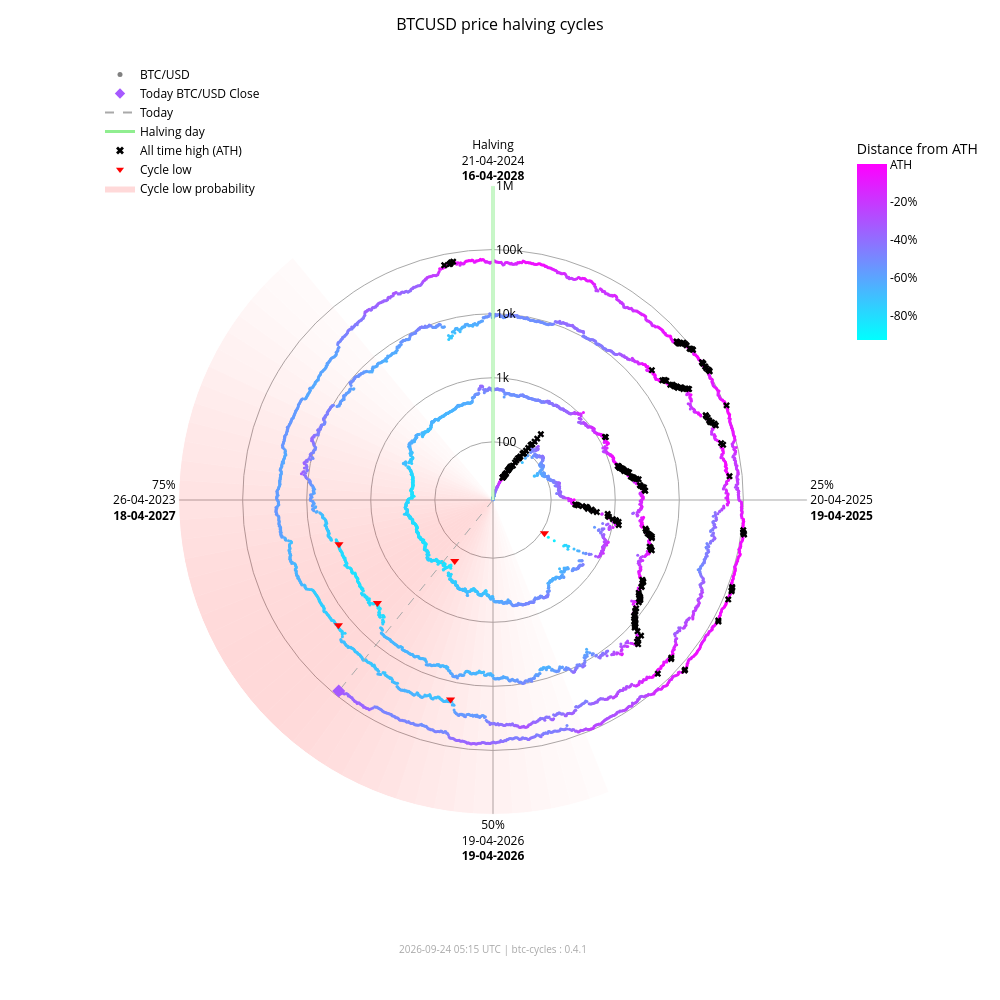

Notebook source saved alongside this figure:
### Markdown cell above
### Interactive chart (plotly)

### Code cell
fig_interactive = btc.plot(
    kind="interactive",
    from_date="2012-11-28",
)
# plotly config for interactivity
config = {"scrollZoom": True, "displayModeBar": True}
# display in notebook
fig_interactive.show(config=config)

### Figure 1 — Plotly figure (JSON) as saved in the notebook; plotly's stock layout.template omitted (floating-point values rounded to 4 significant figures; data arrays with more than 128 entries replaced by an {"elided": "..."} marker saying what was removed)
{"data": [{"fill": "toself", "fillcolor": "rgba(255,0,0,0.017168280509461755)", "hoverinfo": "skip", "line": {"width": 0}, "mode": "lines", "r": [12.35, 1000000, 1000000, 12.35, 12.35], "showlegend": false, "theta": [158.4, 158.4, 162.0, 162.0, 158.4], "type": "scatterpolar"}, {"fill": "toself", "fillcolor": "rgba(255,0,0,0.022114794501891175)", "hoverinfo": "skip", "line": {"width": 0}, "mode": "lines", "r": [12.35, 1000000, 1000000, 12.35, 12.35], "showlegend": false, "theta": [162.0, 162.0, 165.6, 165.6, 162.0], "type": "scatterpolar"}, {"fill": "toself", "fillcolor": "rgba(255,0,0,0.02790404259511669)", "hoverinfo": "skip", "line": {"width": 0}, "mode": "lines", "r": [12.35, 1000000, 1000000, 12.35, 12.35], "showlegend": false, "theta": [165.6, 165.6, 169.2, 169.2, 165.6], "type": "scatterpolar"}, {"fill": "toself", "fillcolor": "rgba(255,0,0,0.034518294852420334)", "hoverinfo": "skip", "line": {"width": 0}, "mode": "lines", "r": [12.35, 1000000, 1000000, 12.35, 12.35], "showlegend": false, "theta": [169.2, 169.2, 172.8, 172.8, 169.2], "type": "scatterpolar"}, {"fill": "toself", "fillcolor": "rgba(255,0,0,0.041901979682821514)", "hoverinfo": "skip", "line": {"width": 0}, "mode": "lines", "r": [12.35, 1000000, 1000000, 12.35, 12.35], "showlegend": false, "theta": [172.8, 172.8, 176.4, 176.4, 172.8], "type": "scatterpolar"}, {"fill": "toself", "fillcolor": "rgba(255,0,0,0.04996405861294358)", "hoverinfo": "skip", "line": {"width": 0}, "mode": "lines", "r": [12.35, 1000000, 1000000, 12.35, 12.35], "showlegend": false, "theta": [176.4, 176.4, 180.0, 180.0, 176.4], "type": "scatterpolar"}, {"fill": "toself", "fillcolor": "rgba(255,0,0,0.05858349692240514)", "hoverinfo": "skip", "line": {"width": 0}, "mode": "lines", "r": [12.35, 1000000, 1000000, 12.35, 12.35], "showlegend": false, "theta": [180.0, 180.0, 183.6, 183.6, 180.0], "type": "scatterpolar"}, {"fill": "toself", "fillcolor": "rgba(255,0,0,0.06761662035375064)", "hoverinfo": "skip", "line": {"width": 0}, "mode": "lines", "r": [12.35, 1000000, 1000000, 12.35, 12.35], "showlegend": false, "theta": [183.6, 183.6, 187.2, 187.2, 183.6], "type": "scatterpolar"}, {"fill": "toself", "fillcolor": "rgba(255,0,0,0.07690481219944661)", "hoverinfo": "skip", "line": {"width": 0}, "mode": "lines", "r": [12.35, 1000000, 1000000, 12.35, 12.35], "showlegend": false, "theta": [187.2, 187.2, 190.8, 190.8, 187.2], "type": "scatterpolar"}, {"fill": "toself", "fillcolor": "rgba(255,0,0,0.08628112000611096)", "hoverinfo": "skip", "line": {"width": 0}, "mode": "lines", "r": [12.35, 1000000, 1000000, 12.35, 12.35], "showlegend": false, "theta": [190.8, 190.8, 194.4, 194.4, 190.8], "type": "scatterpolar"}, {"fill": "toself", "fillcolor": "rgba(255,0,0,0.09557490841018089)", "hoverinfo": "skip", "line": {"width": 0}, "mode": "lines", "r": [12.35, 1000000, 1000000, 12.35, 12.35], "showlegend": false, "theta": [194.4, 194.4, 198.0, 198.0, 194.4], "type": "scatterpolar"}, {"fill": "toself", "fillcolor": "rgba(255,0,0,0.10461455782963762)", "hoverinfo": "skip", "line": {"width": 0}, "mode": "lines", "r": [12.35, 1000000, 1000000, 12.35, 12.35], "showlegend": false, "theta": [198.0, 198.0, 201.6, 201.6, 198.0], "type": "scatterpolar"}, {"fill": "toself", "fillcolor": "rgba(255,0,0,0.11322908719652829)", "hoverinfo": "skip", "line": {"width": 0}, "mode": "lines", "r": [12.35, 1000000, 1000000, 12.35, 12.35], "showlegend": false, "theta": [201.6, 201.6, 205.2, 205.2, 201.6], "type": "scatterpolar"}, {"fill": "toself", "fillcolor": "rgba(255,0,0,0.12125015337052986)", "hoverinfo": "skip", "line": {"width": 0}, "mode": "lines", "r": [12.35, 1000000, 1000000, 12.35, 12.35], "showlegend": false, "theta": [205.2, 205.2, 208.8, 208.8, 205.2], "type": "scatterpolar"}, {"fill": "toself", "fillcolor": "rgba(255,0,0,0.12851590515331976)", "hoverinfo": "skip", "line": {"width": 0}, "mode": "lines", "r": [12.35, 1000000, 1000000, 12.35, 12.35], "showlegend": false, "theta": [208.8, 208.8, 212.4, 212.4, 208.8], "type": "scatterpolar"}, {"fill": "toself", "fillcolor": "rgba(255,0,0,0.13487757461161184)", "hoverinfo": "skip", "line": {"width": 0}, "mode": "lines", "r": [12.35, 1000000, 1000000, 12.35, 12.35], "showlegend": false, "theta": [212.4, 212.4, 216.0, 216.0, 212.4], "type": "scatterpolar"}, {"fill": "toself", "fillcolor": "rgba(255,0,0,0.14020862181849592)", "hoverinfo": "skip", "line": {"width": 0}, "mode": "lines", "r": [12.35, 1000000, 1000000, 12.35, 12.35], "showlegend": false, "theta": [216.0, 216.0, 219.6, 219.6, 216.0], "type": "scatterpolar"}, {"fill": "toself", "fillcolor": "rgba(255,0,0,0.14441504950654527)", "hoverinfo": "skip", "line": {"width": 0}, "mode": "lines", "r": [12.35, 1000000, 1000000, 12.35, 12.35], "showlegend": false, "theta": [219.6, 219.6, 223.2, 223.2, 219.6], "type": "scatterpolar"}, {"fill": "toself", "fillcolor": "rgba(255,0,0,0.14744459351271713)", "hoverinfo": "skip", "line": {"width": 0}, "mode": "lines", "r": [12.35, 1000000, 1000000, 12.35, 12.35], "showlegend": false, "theta": [223.2, 223.2, 226.8, 226.8, 223.2], "type": "scatterpolar"}, {"fill": "toself", "fillcolor": "rgba(255,0,0,0.14929223192296423)", "hoverinfo": "skip", "line": {"width": 0}, "mode": "lines", "r": [12.35, 1000000, 1000000, 12.35, 12.35], "showlegend": false, "theta": [226.8, 226.8, 230.4, 230.4, 226.8], "type": "scatterpolar"}, {"fill": "toself", "fillcolor": "rgba(255,0,0,0.15)", "hoverinfo": "skip", "line": {"width": 0}, "mode": "lines", "r": [12.35, 1000000, 1000000, 12.35, 12.35], "showlegend": false, "theta": [230.4, 230.4, 234.0, 234.0, 230.4], "type": "scatterpolar"}, {"fill": "toself", "fillcolor": "rgba(255,0,0,0.14965033825231114)", "hoverinfo": "skip", "line": {"width": 0}, "mode": "lines", "r": [12.35, 1000000, 1000000, 12.35, 12.35], "showlegend": false, "theta": [234.0, 234.0, 237.6, 237.6, 234.0], "type": "scatterpolar"}, {"fill": "toself", "fillcolor": "rgba(255,0,0,0.14835378057909807)", "hoverinfo": "skip", "line": {"width": 0}, "mode": "lines", "r": [12.35, 1000000, 1000000, 12.35, 12.35], "showlegend": false, "theta": [237.6, 237.6, 241.2, 241.2, 237.6], "type": "scatterpolar"}, {"fill": "toself", "fillcolor": "rgba(255,0,0,0.14623322283554635)", "hoverinfo": "skip", "line": {"width": 0}, "mode": "lines", "r": [12.35, 1000000, 1000000, 12.35, 12.35], "showlegend": false, "theta": [241.2, 241.2, 244.8, 244.8, 241.2], "type": "scatterpolar"}, {"fill": "toself", "fillcolor": "rgba(255,0,0,0.1434078538226231)", "hoverinfo": "skip", "line": {"width": 0}, "mode": "lines", "r": [12.35, 1000000, 1000000, 12.35, 12.35], "showlegend": false, "theta": [244.8, 244.8, 248.4, 248.4, 244.8], "type": "scatterpolar"}, {"fill": "toself", "fillcolor": "rgba(255,0,0,0.13997983179373427)", "hoverinfo": "skip", "line": {"width": 0}, "mode": "lines", "r": [12.35, 1000000, 1000000, 12.35, 12.35], "showlegend": false, "theta": [248.4, 248.4, 252.0, 252.0, 248.4], "type": "scatterpolar"}, {"fill": "toself", "fillcolor": "rgba(255,0,0,0.13602598258454268)", "hoverinfo": "skip", "line": {"width": 0}, "mode": "lines", "r": [12.35, 1000000, 1000000, 12.35, 12.35], "showlegend": false, "theta": [252.0, 252.0, 255.6, 255.6, 252.0], "type": "scatterpolar"}, {"fill": "toself", "fillcolor": "rgba(255,0,0,0.13159547355344953)", "hoverinfo": "skip", "line": {"width": 0}, "mode": "lines", "r": [12.35, 1000000, 1000000, 12.35, 12.35], "showlegend": false, "theta": [255.6, 255.6, 259.2, 259.2, 255.6], "type": "scatterpolar"}, {"fill": "toself", "fillcolor": "rgba(255,0,0,0.12671301775492697)", "hoverinfo": "skip", "line": {"width": 0}, "mode": "lines", "r": [12.35, 1000000, 1000000, 12.35, 12.35], "showlegend": false, "theta": [259.2, 259.2, 262.8, 262.8, 259.2], "type": "scatterpolar"}, {"fill": "toself", "fillcolor": "rgba(255,0,0,0.12138610149219965)", "hoverinfo": "skip", "line": {"width": 0}, "mode": "lines", "r": [12.35, 1000000, 1000000, 12.35, 12.35], "showlegend": false, "theta": [262.8, 262.8, 266.4, 266.4, 262.8], "type": "scatterpolar"}, {"fill": "toself", "fillcolor": "rgba(255,0,0,0.1156142551644921)", "hoverinfo": "skip", "line": {"width": 0}, "mode": "lines", "r": [12.35, 1000000, 1000000, 12.35, 12.35], "showlegend": false, "theta": [266.4, 266.4, 270.0, 270.0, 266.4], "type": "scatterpolar"}, {"fill": "toself", "fillcolor": "rgba(255,0,0,0.10939851441251548)", "hoverinfo": "skip", "line": {"width": 0}, "mode": "lines", "r": [12.35, 1000000, 1000000, 12.35, 12.35], "showlegend": false, "theta": [270.0, 270.0, 273.6, 273.6, 270.0], "type": "scatterpolar"}, {"fill": "toself", "fillcolor": "rgba(255,0,0,0.10274974912946185)", "hoverinfo": "skip", "line": {"width": 0}, "mode": "lines", "r": [12.35, 1000000, 1000000, 12.35, 12.35], "showlegend": false, "theta": [273.6, 273.6, 277.2, 277.2, 273.6], "type": "scatterpolar"}, {"fill": "toself", "fillcolor": "rgba(255,0,0,0.09569517349791425)", "hoverinfo": "skip", "line": {"width": 0}, "mode": "lines", "r": [12.35, 1000000, 1000000, 12.35, 12.35], "showlegend": false, "theta": [277.2, 277.2, 280.8, 280.8, 277.2], "type": "scatterpolar"}, {"fill": "toself", "fillcolor": "rgba(255,0,0,0.08828282625646727)", "hoverinfo": "skip", "line": {"width": 0}, "mode": "lines", "r": [12.35, 1000000, 1000000, 12.35, 12.35], "showlegend": false, "theta": [280.8, 280.8, 284.4, 284.4, 280.8], "type": "scatterpolar"}, {"fill": "toself", "fillcolor": "rgba(255,0,0,0.08058400018765345)", "hoverinfo": "skip", "line": {"width": 0}, "mode": "lines", "r": [12.35, 1000000, 1000000, 12.35, 12.35], "showlegend": false, "theta": [284.4, 284.4, 288.0, 288.0, 284.4], "type": "scatterpolar"}, {"fill": "toself", "fillcolor": "rgba(255,0,0,0.07269354608292704)", "hoverinfo": "skip", "line": {"width": 0}, "mode": "lines", "r": [12.35, 1000000, 1000000, 12.35, 12.35], "showlegend": false, "theta": [288.0, 288.0, 291.6, 291.6, 288.0], "type": "scatterpolar"}, {"fill": "toself", "fillcolor": "rgba(255,0,0,0.06472784449068783)", "hoverinfo": "skip", "line": {"width": 0}, "mode": "lines", "r": [12.35, 1000000, 1000000, 12.35, 12.35], "showlegend": false, "theta": [291.6, 291.6, 295.2, 295.2, 291.6], "type": "scatterpolar"}, {"fill": "toself", "fillcolor": "rgba(255,0,0,0.05682021976743955)", "hoverinfo": "skip", "line": {"width": 0}, "mode": "lines", "r": [12.35, 1000000, 1000000, 12.35, 12.35], "showlegend": false, "theta": [295.2, 295.2, 298.8, 298.8, 295.2], "type": "scatterpolar"}, {"fill": "toself", "fillcolor": "rgba(255,0,0,0.04911378436707333)", "hoverinfo": "skip", "line": {"width": 0}, "mode": "lines", "r": [12.35, 1000000, 1000000, 12.35, 12.35], "showlegend": false, "theta": [298.8, 298.8, 302.4, 302.4, 298.8], "type": "scatterpolar"}, {"fill": "toself", "fillcolor": "rgba(255,0,0,0.04175213714896469)", "hoverinfo": "skip", "line": {"width": 0}, "mode": "lines", "r": [12.35, 1000000, 1000000, 12.35, 12.35], "showlegend": false, "theta": [302.4, 302.4, 306.0, 306.0, 302.4], "type": "scatterpolar"}, {"fill": "toself", "fillcolor": "rgba(255,0,0,0.034868865657538876)", "hoverinfo": "skip", "line": {"width": 0}, "mode": "lines", "r": [12.35, 1000000, 1000000, 12.35, 12.35], "showlegend": false, "theta": [306.0, 306.0, 309.6, 309.6, 306.0], "type": "scatterpolar"}, {"fill": "toself", "fillcolor": "rgba(255,0,0,0.02857722515334582)", "hoverinfo": "skip", "line": {"width": 0}, "mode": "lines", "r": [12.35, 1000000, 1000000, 12.35, 12.35], "showlegend": false, "theta": [309.6, 309.6, 313.2, 313.2, 309.6], "type": "scatterpolar"}, {"fill": "toself", "fillcolor": "rgba(255,0,0,0.022961515313555197)", "hoverinfo": "skip", "line": {"width": 0}, "mode": "lines", "r": [12.35, 1000000, 1000000, 12.35, 12.35], "showlegend": false, "theta": [313.2, 313.2, 316.8, 316.8, 313.2], "type": "scatterpolar"}, {"fill": "toself", "fillcolor": "rgba(255,0,0,0.01807146942917362)", "hoverinfo": "skip", "line": {"width": 0}, "mode": "lines", "r": [12.35, 1000000, 1000000, 12.35, 12.35], "showlegend": false, "theta": [316.8, 316.8, 320.4, 320.4, 316.8], "type": "scatterpolar"}, {"hoverinfo": "text", "marker": {"color": {"elided": "5049 str values"}, "size": 3}, "mode": "markers", "r": {"elided": "5049 float values"}, "showlegend": false, "text": {"elided": "5049 str values"}, "theta": {"elided": "5049 float values"}, "type": "scatterpolar"}, {"hoverinfo": "skip", "line": {"color": "lightgreen", "width": 3}, "mode": "lines", "r": [12.35, 1000000], "showlegend": false, "theta": [0, 0], "type": "scatterpolar"}, {"hoverinfo": "skip", "line": {"color": "darkgrey", "dash": "dash", "width": 1}, "mode": "lines", "r": [12.35, 84210.0], "showlegend": false, "theta": [218.9, 218.9], "type": "scatterpolar"}, {"hoverinfo": "text", "marker": {"color": "#a659ff", "size": 10, "symbol": "diamond"}, "mode": "markers", "r": [84210.0], "showlegend": false, "text": ["Today<br>Date: 2026-09-24<br>Price: $84,213.32"], "theta": [218.9], "type": "scatterpolar"}, {"hoverinfo": "text", "marker": {"color": "black", "size": 6, "symbol": "x"}, "mode": "markers", "r": {"elided": "195 float values"}, "showlegend": false, "text": {"elided": "195 str values"}, "theta": {"elided": "195 float values"}, "type": "scatterpolar"}, {"hoverinfo": "text", "marker": {"color": "red", "size": 8, "symbol": "triangle-down"}, "mode": "markers", "r": [111.6, 164.9, 3233.0, 3925.0, 18950.0, 15760.0], "showlegend": false, "text": ["Cycle Low<br>Date: 2014-02-21<br>Price: $111.56<br>ATH distance: -91.0%", "Cycle Low<br>Date: 2015-01-14<br>Price: $164.92<br>ATH distance: -86.7%", "Cycle Low<br>Date: 2018-12-15<br>Price: $3,232.51<br>ATH distance: -83.3%", "Cycle Low<br>Date: 2019-03-25<br>Price: $3,924.55<br>ATH distance: -79.7%", "Cycle Low<br>Date: 2022-06-18<br>Price: $18,954.25<br>ATH distance: -71.9%", "Cycle Low<br>Date: 2022-11-21<br>Price: $15,760.19<br>ATH distance: -76.7%"], "theta": [122.8, 212.1, 228.3, 254.0, 192.0, 231.0], "type": "scatterpolar"}, {"marker": {"color": "grey", "size": 5}, "mode": "markers", "name": "BTC/USD", "r": [null], "theta": [null], "type": "scatterpolar"}, {"marker": {"color": "#a659ff", "size": 8, "symbol": "diamond"}, "mode": "markers", "name": "Today BTC/USD Close", "r": [null], "theta": [null], "type": "scatterpolar"}, {"line": {"color": "darkgrey", "dash": "dash"}, "mode": "lines", "name": "Today", "r": [null], "theta": [null], "type": "scatterpolar"}, {"line": {"color": "lightgreen", "width": 3}, "mode": "lines", "name": "Halving day", "r": [null], "theta": [null], "type": "scatterpolar"}, {"marker": {"color": "black", "size": 7, "symbol": "x"}, "mode": "markers", "name": "All time high (ATH)", "r": [null], "theta": [null], "type": "scatterpolar"}, {"marker": {"color": "red", "size": 7, "symbol": "triangle-down"}, "mode": "markers", "name": "Cycle low", "r": [null], "theta": [null], "type": "scatterpolar"}, {"fill": "toself", "fillcolor": "rgba(255,0,0,0.15)", "line": {"width": 0}, "mode": "lines", "name": "Cycle low probability", "r": [null], "theta": [null], "type": "scatterpolar"}, {"hoverinfo": "skip", "marker": {"cmax": 0, "cmin": -0.9307, "color": [0], "colorbar": {"len": 0.25, "ticktext": ["ATH", "-20%", "-40%", "-60%", "-80%", "-100%"], "tickvals": [0, -0.2, -0.4, -0.6, -0.8, -1.0], "title": {"text": "Distance from ATH"}, "x": 0.95, "y": 0.92, "yanchor": "top"}, "colorscale": {"elided": "256x2 mixed values"}, "showscale": true, "size": 0}, "mode": "markers", "r": [null], "showlegend": false, "theta": [null], "type": "scatterpolar"}], "layout": {"annotations": [{"font": {"color": "darkgrey", "size": 10}, "showarrow": false, "text": "2026-09-24 05:15 UTC | btc-cycles : 0.4.1", "x": 0.5, "xref": "paper", "y": -0.02, "yref": "paper"}], "font": {"color": "black"}, "height": 1000, "legend": {"bgcolor": "rgba(0,0,0,0)", "font": {"color": "black"}, "x": 0.0, "y": 1.0}, "margin": {"b": 60, "l": 100, "r": 80, "t": 60}, "paper_bgcolor": "white", "plot_bgcolor": "white", "polar": {"angularaxis": {"color": "black", "direction": "clockwise", "gridcolor": "darkgrey", "rotation": 90, "ticktext": ["Halving<br>21-04-2024<br><b>16-04-2028</b>", "25%<br>20-04-2025<br><b>19-04-2025</b>", "50%<br>19-04-2026<br><b>19-04-2026</b>", "75%<br>26-04-2023<br><b>18-04-2027</b>"], "tickvals": [0, 90, 180, 270]}, "bgcolor": "white", "domain": {"x": [0.1, 0.9], "y": [0.05, 0.95]}, "radialaxis": {"angle": 90, "color": "black", "gridcolor": "darkgrey", "range": [1.092, 6.0], "tickangle": 90, "ticktext": ["100", "1k", "10k", "100k", "1M"], "tickvals": [100, 1000, 10000, 100000, 1000000], "type": "log"}}, "title": {"font": {"color": "black", "size": 16}, "text": "BTCUSD price halving cycles", "x": 0.5}, "width": 1000}}
